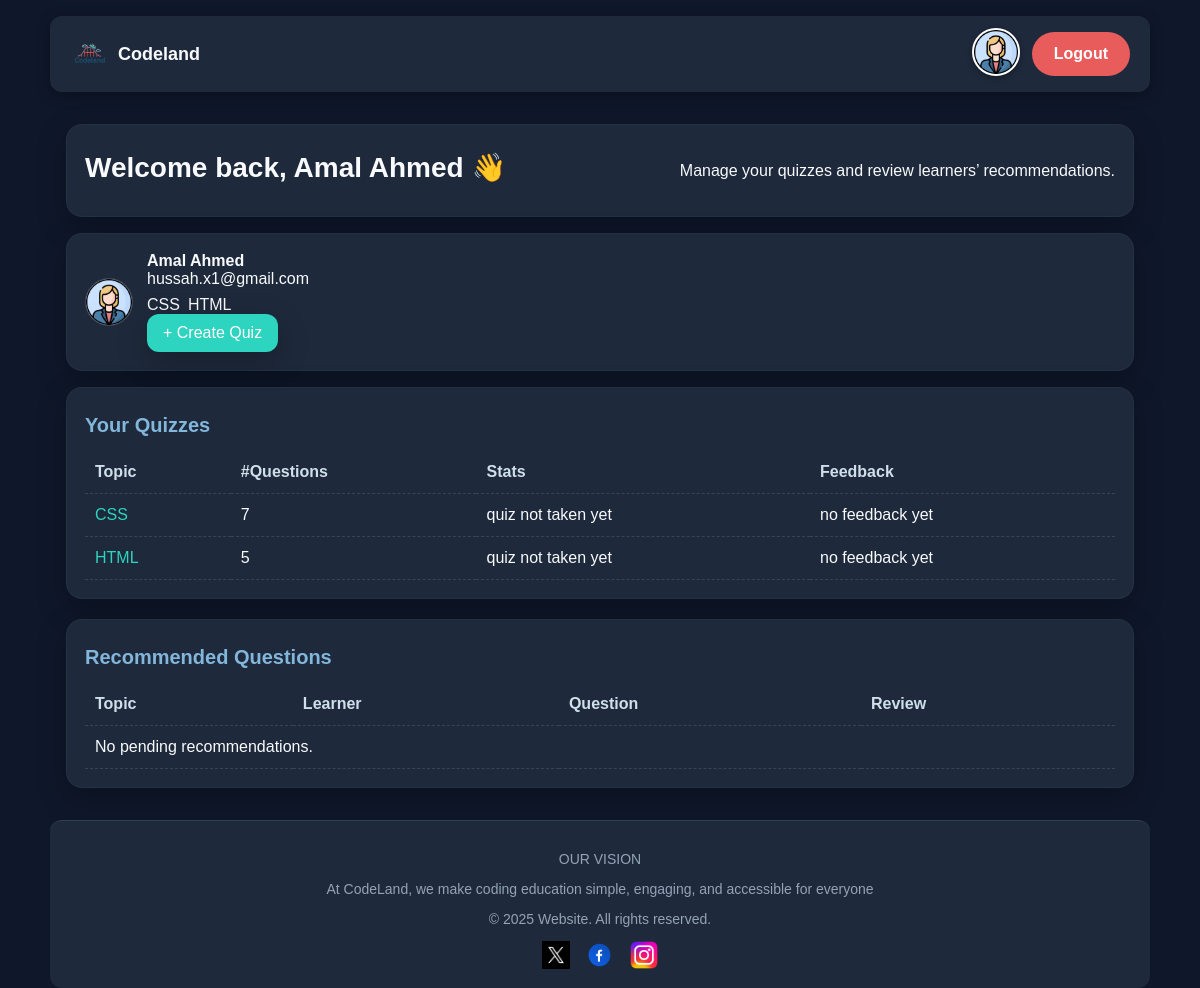
The page /educator_homepage.php?error=missingQuizId (signed in) on the database its author committed.
### tables this page shows
CREATE TABLE `user` (
  `id` int(11) NOT NULL,
  `firstName` varchar(50) DEFAULT NULL,
  `lastName` varchar(50) DEFAULT NULL,
  `emailAddress` varchar(100) DEFAULT NULL,
  `password` varchar(255) DEFAULT NULL,
  `photoFileName` varchar(100) DEFAULT NULL,
  `userType` enum('educator','learner') DEFAULT NULL
);

CREATE TABLE `quiz` (
  `id` int(11) NOT NULL,
  `educatorID` int(11) DEFAULT NULL,
  `topicID` int(11) DEFAULT NULL
);

CREATE TABLE `topic` (
  `id` int(11) NOT NULL,
  `topicName` varchar(100) DEFAULT NULL
);

### educator_homepage.php (the view, shortened to what this page needs)
<?php
require_once 'db_config.php';
$conn->set_charset('utf8mb4');
function h($v){ return htmlspecialchars((string)$v, ENT_QUOTES, 'UTF-8'); }
$educatorId = (int)$_SESSION['user_id'];
$me = ['firstName'=>'','lastName'=>'','emailAddress'=>'','photoFileName'=>''];
$st = $conn->prepare("SELECT firstName,lastName,emailAddress,photoFileName FROM User WHERE id=?");
$st->bind_param("i", $educatorId);
$st->execute();
$me = $st->get_result()->fetch_assoc() ?: $me;
$quizzes = [];
$st = $conn->prepare("SELECT q.id AS quizID, t.topicName
                      FROM Quiz q JOIN Topic t ON t.id=q.topicID
                      WHERE q.educatorID=?
                      ORDER BY q.id DESC");
$st->bind_param("i", $educatorId);
$st->execute();
$rs = $st->get_result();
while ($r = $rs->fetch_assoc()) { $quizzes[] = $r; }
$topicBadges = [];
foreach ($quizzes as $q) { $topicBadges[$q['topicName']] = true; }
$topicBadges = array_keys($topicBadges);
$stats = [];
if ($quizzes) {
  $q1 = $conn->prepare("SELECT COUNT(*) AS c FROM QuizQuestion WHERE quizID=?");
  $q2 = $conn->prepare("SELECT COUNT(*) AS c, AVG(score) AS a FROM TakenQuiz WHERE quizID=?");
  $q3 = $conn->prepare("SELECT COUNT(*) AS c, AVG(rating) AS a FROM QuizFeedback WHERE quizID=?");
  foreach ($quizzes as $q) {
    $qid = (int)$q['quizID'];
    $q1->bind_param("i", $qid); $q1->execute();
    $numQ = (int)($q1->get_result()->fetch_assoc()['c'] ?? 0);
    $q2->bind_param("i", $qid); $q2->execute();
    $tk = $q2->get_result()->fetch_assoc();
    $takenText = ($tk['c'] ?? 0) ? ($tk['c']." taker(s) • avg ".round((float)$tk['a'],1)."%") : "quiz not taken yet";
    $q3->bind_param("i", $qid); $q3->execute();
    $fb = $q3->get_result()->fetch_assoc();
    $fbText = ($fb['c'] ?? 0) ? ("★ ".round((float)$fb['a'],1)) : "no feedback yet";
    $stats[$qid] = ['num'=>$numQ,'taken'=>$takenText,'fb'=>$fbText,'hasFb'=> (bool)($fb['c'] ?? 0)];
  }
}
$pending = [];
$defaultAvatar = 'images/educatorUser.jpeg';
$avatar = $defaultAvatar;
?>
<!doctype html>
<html lang="en">
<head>
  <link rel="stylesheet" href="styleDeema.css">
  <link rel="stylesheet" href="HF.css">
</head>
<body>
<header class="cl-header">
  <div class="brand">
    <img src="images/logo.png" alt="Logo">
    <span>Codeland</span>
  </div>
  <div class="actions">
    <a href="educator_homepage.php"><img src="<?= h($avatar) ?>" alt="User" class="avatar"></a>
    <a href="logout.php" class="logout-btn">Logout</a>
  </div>
</header>
<div class="container">
  <section class="card page-header" style="margin-bottom:16px;">
    <h1>Welcome back, <?= h($me['firstName'].' '.$me['lastName']) ?> 👋</h1>
    <p class="muted">Manage your quizzes and review learners’ recommendations.</p>
  </section>
  <section class="card" style="margin-bottom:16px;">
    <div style="display:flex;align-items:center;gap:14px;">
      <img src="<?= h($avatar) ?>" alt="User" class="avatar" style="width:48px;height:48px;">
      <div>
        <div><strong><?= h($me['firstName'].' '.$me['lastName']) ?></strong></div>
        <div class="muted"><?= h($me['emailAddress']) ?></div>
        <?php if ($topicBadges): ?>
          <div style="margin-top:8px;display:flex;gap:8px;flex-wrap:wrap;">
            <?php foreach ($topicBadges as $t): ?>
              <span class="tag"><?= h($t) ?></span>
            <?php endforeach; ?>
          </div>
        <a href="add_quiz.php" class="btn">+ Create Quiz</a>
        <?php endif; ?>
      </div>
    </div>
  </section>
  <section class="card">
    <h2>Your Quizzes</h2>
    <table class="table">
      <thead>
        <tr><th>Topic</th><th>#Questions</th><th>Stats</th><th>Feedback</th></tr>
      </thead>
      <tbody>
      <?php if (!$quizzes): ?>
        <tr><td colspan="4">You have no quizzes yet.</td></tr>
      <?php else: foreach ($quizzes as $q):
        $qid = (int)$q['quizID']; $s = $stats[$qid] ?? ['num'=>0,'taken'=>'','fb'=>'no feedback yet','hasFb'=>false];
      ?>
        <tr>
          <td><a href="quiz.php?quizID=<?= $qid ?>"><?= h($q['topicName']) ?></a></td>
          <td><?= (int)$s['num'] ?></td>
          <td><?= h($s['taken']) ?></td>
          <td>
            <?= h($s['fb']) ?>
          </td>
        </tr>
      <?php endforeach; endif; ?>
      </tbody>
    </table>
  </section>
  <section class="card" style="margin-top:16px;">
    <h2>Recommended Questions</h2>
    <table class="table">
      <thead><tr><th>Topic</th><th>Learner</th><th>Question</th><th>Review</th></tr></thead>
      <tbody>
      <?php if (!$pending): ?>
        <tr><td colspan="4">No pending recommendations.</td></tr>
      <?php else: foreach ($pending as $p): ?>
        <tr>
          <td><?= h($p['topicName']) ?> <span class="muted">(Quiz #<?= (int)$p['quizID'] ?>)</span></td>
          <td><?= h($p['learnerFirst'].' '.$p['learnerLast']) ?></td>
          <td>
            <div><strong><?= h($p['question']) ?></strong></div>
            <?php if (!empty($p['questionFigureFileName'])): ?>
              <div style="margin:6px 0;"><img src="uploads/questions/<?= h($p['questionFigureFileName']) ?>" alt="" style="max-width:220px;border:1px solid #ddd;border-radius:8px;padding:4px;"></div>
            <?php endif; ?>
            <div>A) <?= h($p['answerA']) ?></div>
            <div>B) <?= h($p['answerB']) ?></div>
            <div>C) <?= h($p['answerC']) ?></div>
            <div>D) <?= h($p['answerD']) ?></div>
            <div class="muted"><em>Correct:</em> <?= h($p['correctAnswer']) ?></div>
          </td>
          <td>
            <form method="post" style="display:flex;flex-direction:column;gap:8px;">
              <input type="hidden" name="rq_id" value="<?= (int)$p['rq_id'] ?>">
              <textarea name="comments" rows="2" placeholder="Write a note (optional)" class="input"></textarea>
              <div style="display:flex;gap:8px;">
                <button class="btn"   name="action" value="approved">Approve</button>
                <button class="btn-outline" name="action" value="disapproved">Disapprove</button>
              </div>
            </form>
          </td>
        </tr>
      <?php endforeach; endif; ?>
      </tbody>
    </table>
  </section>
</div>
<footer class="cl-footer">
  <p>OUR VISION</p>
  <p>At CodeLand, we make coding education simple, engaging, and accessible for everyone</p>
  <p>© <span id="year"></span>2025 Website. All rights reserved.</p>
  <div class="social">
    <a href="#"><img src="images/xpng.jpg" alt="Twitter"></a>
    <a href="#"><img src="images/facebook.png" alt="Facebook"></a>
    <a href="#"><img src="images/instagram.png" alt="Instagram"></a>
  </div>
</footer>
</body>
</html>

### styleDeema.css (style rules this page uses)
:root { --bg:#0f1a2a; --card:#142235; --text:#eaf2f7; --muted:#9fb7c9; --accent:#e85c5b; --accent-2:#2aa6a0; --danger:#ef4444; --radius:16px; --shadow:0 10px 30px rgba(0,0,0,.25); --font:'Inter',system-ui,-apple-system,Segoe UI,Roboto,Helvetica,Arial,sans-serif; }
* { box-sizing:border-box }
html,body { height:100% }
body { margin:0; background: radial-gradient(900px 560px at -10% -10%, rgba(232,92,91,.12), transparent 60%), radial-gradient(700px 520px at 110% 10%, rgba(42,166,160,.12), transparent 60%), var(--bg); color:var(--text); font-family:var(--font); }
.container { max-width:1100px; margin:32px auto; padding:0 16px; }
.page-header { display:flex; align-items:center; justify-content:space-between; gap:12px; margin-bottom:16px; }
.brand { display:flex; align-items:center; gap:10px; font-weight:800; font-size:18px; }
a { color:var(--accent); text-decoration:none }
.btn { display:inline-block; padding:10px 16px; background:var(--accent); color:#fff; border:0; border-radius:12px; box-shadow:var(--shadow); cursor:pointer }
.card { background:var(--card); border:1px solid rgba(104, 183, 220, 0.06); padding:18px; border-radius:var(--radius); box-shadow:var(--shadow); margin-bottom:20px }
h1,h2 { margin:8px 0 14px }
h1 { font-size:28px }
h2 { font-size:20px; color:#82b6db }
.table { width:100%; border-collapse:collapse }
.table th,.table td { text-align:left; padding:12px 10px; border-bottom:1px dashed rgba(255,255,255,.12); vertical-align:top }
.table th { color:#cfe0eb }
.avatar { width:40px; height:40px; border-radius:999px; object-fit:cover; border:1px solid rgba(255,255,255,.15) }

### HF.css (style rules this page uses)
:root { --brand:#60a5fa; --brand-hover:#3b82f6; --accent:#2dd4bf; --bg:#0f172a; --text:#f8fafc; --muted:#94a3b8; --card:#1e293b; --border:#334155; }
body { background: var(--bg); color: var(--text); font-family: Arial, sans-serif; margin: 0; padding: 0; }
.cl-header { max-width: 1100px; margin: 16px auto; padding: 12px 20px; border-radius: 12px; background: var(--card); display: flex; align-items: center; justify-content: space-between; gap: 16px; box-shadow: 0 4px 14px rgba(0,0,0,0.3); }
.cl-header .brand { display: flex; align-items: center; gap: 8px; font-weight: 700; color: var(--text); font-size: 18px; text-decoration: none; }
.cl-header .brand img { width: 40px; height: 40px; object-fit: contain; }
.cl-header .actions { display: flex; align-items: center; gap: 12px; margin-left: auto; }
.logout-btn { display:inline-flex;align-items:center;justify-content:center; min-height:36px; padding:8px 18px; border-radius:20px;border:0; background:#e85c5b;color:#fff; font-weight:600;font-size:14px;line-height:1; text-decoration:none;transition:background .3s; }
.cl-header .avatar { width: 48px; height: 48px; border-radius: 50%; object-fit: cover; border: 2px solid #fff; box-shadow: 0 2px 6px rgba(0,0,0,0.3); transition: transform 0.3s ease; }
.cl-footer { max-width: 1100px; margin: 30px auto 10px; padding: 16px 20px; text-align: center; border-top: 1px solid var(--border); font-size: 14px; color: var(--muted); background: var(--card); border-radius: 12px; }
.cl-footer .social { margin-top: 10px; display: flex; justify-content: center; gap: 16px; }
.cl-footer .social img { width: 28px; height: 28px; transition: transform 0.3s; }
.logout-btn { display:inline-flex;align-items:center;justify-content:center; min-height:44px; padding:10px 22px; border-radius:28px;border:0; background:#e85c5b;color:#fff; font-weight:600;font-size:16px;line-height:1; text-decoration:none;transition:background .3s; }

### rows shown on the page
user: firstName+lastName "Amal Ahmed", emailAddress "hussah.x1@gmail.com"
quiz: topicID.topicName "CSS", id "7", id "quiz not taken yet", id "no feedback yet"
quiz: topicID.topicName "HTML", id "5", id "quiz not taken yet", id "no feedback yet"

### other values the page prints
$t "CSS"
$t "HTML"
